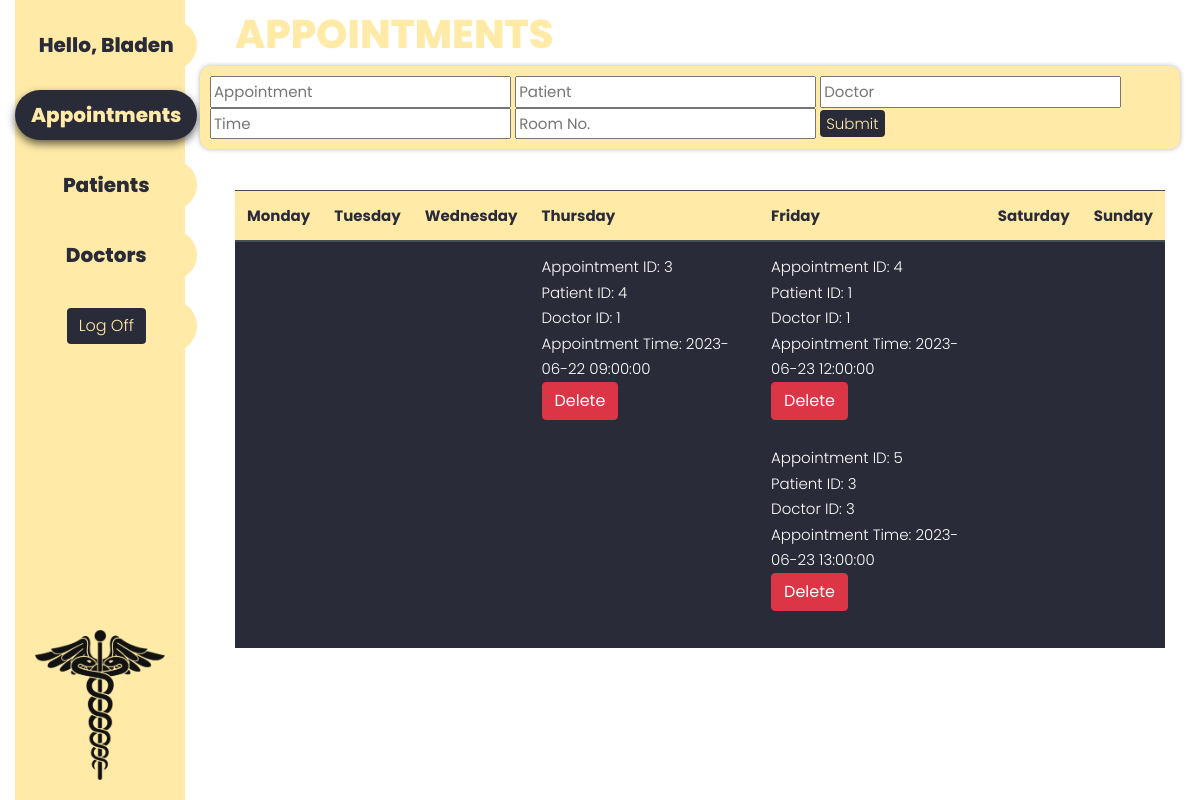
Screenshot of /dashboard.php (signed in) with the database file from the repository.
### tables this page shows
CREATE TABLE `appointments` (
  `appointment_id` int(255) NOT NULL,
  `patient_id` int(255) NOT NULL,
  `doctor_id` int(255) NOT NULL,
  `appointment_time` datetime NOT NULL,
  `room` varchar(255) NOT NULL
);

### calendar-read.php (the view, shortened to what this page needs)
<?php
include 'db.php';
$query = "SELECT appointment_id, patient_id, doctor_id, appointment_time, room FROM appointments";
$result = mysqli_query($conn, $query);
$appointmentsByDay = array(
    'Monday' => array(),
    'Tuesday' => array(),
    'Wednesday' => array(),
    'Thursday' => array(),
    'Friday' => array(),
    'Saturday' => array(),
    'Sunday' => array()
);
while ($row = mysqli_fetch_assoc($result)) {
    $appointmentId = $row['appointment_id'];
    $patientId = $row['patient_id'];
    $doctorId = $row['doctor_id'];
    $appointmentTime = $row['appointment_time'];
    $dayOfWeek = date('l', strtotime($appointmentTime));
    $appointmentsByDay[$dayOfWeek][] = array(
        'appointmentId' => $appointmentId,
        'patientId' => $patientId,
        'doctorId' => $doctorId,
        'appointmentTime' => $appointmentTime
    );
}
?>
<tr>
  <?php
  foreach ($appointmentsByDay as $day => $appointments) {
      echo "<td>";
      foreach ($appointments as $appointment) {
          echo "Appointment ID: " . $appointment['appointmentId'] . "<br>";
          echo "Patient ID: " . $appointment['patientId'] . "<br>";
          echo "Doctor ID: " . $appointment['doctorId'] . "<br>";
          echo "Appointment Time: " . $appointment['appointmentTime'] . "<br>";
          echo "<form action='appointment-delete.php' method='POST'>";
          echo "<button class='btn btn-danger' type='submit'>Delete</button>";
          echo "</form>";
          echo "<br>";
      }
      echo "</td>";
  }
  ?>
</tr>

### dashboard.php (shortened to what this page needs)
<?php
if (isset($_SESSION['name']) && isset($_SESSION['email'])) {
?>
<!DOCTYPE html>
<html lang="en">
<head>
  <link rel="stylesheet"
        href="https://maxcdn.bootstrapcdn.com/bootstrap/4.5.2/css/bootstrap.min.css">
  <link rel="stylesheet" href="https://cdn.jsdelivr.net/npm/@iconscout/unicons@4.0.8/css/line.min.css">
  <link rel="stylesheet"
        href="dashboard.css">
</head>
<body>
  <div class="container-fluid">
    <div class="row">
      <div class="col-md-2">
        <div class="vertical-nav">
          <nav class="nav nav-pills flex-column">
            <a class="nav-link">Hello, <?php echo $_SESSION['name']; ?></a>
            <a class="nav-link active" href="dashboard.php">Appointments</a>
            <a class="nav-link" href="patients.php">Patients</a>
            <a class="nav-link" href="doctors.php">Doctors</a>
            <a class="nav-link" href="logout.php"><button type="submit" class="btn button btn-primary">Log Off</button></a>
          </nav>
          <div class="logo">
            <img src="Img/61ae-mRACmL._SL1500_-PhotoRoom 2.png" alt="logo">
          </div>
        </div>
      </div>
      <div class="col-md-10">
          <h1>APPOINTMENTS</h1>
        <div id="form-container" class="form-container">
          <form action="appointment-create.php" method="POST">
            <input type="text" name="appointment_id" id="appointment_id" placeholder="Appointment">
            <input type="text" name="patient_id" id="patient_id" placeholder="Patient">
            <input type="text" name="doctor_id" id="doctor_id" placeholder="Doctor">
            <input type="text" name="appointment_time" id="appointment_time" placeholder="Time">
            <input type="text" name="room" id="room" placeholder="Room No.">
            <input type="submit" class="button btn-primary" value="Submit">
          </form>
        </div>
        <br>
        <div class="calendar">
          <h2 id="calendar-title">
          </h2>
          <div id="calendar">
            <table class="table appointment-table col-md-12 table-dark">
              <thead class="thead table-head">
                <tr class="justify-content-between">
                  <th>Monday</th>
                  <th>Tuesday</th>
                  <th>Wednesday</th>
                  <th>Thursday</th>
                  <th>Friday</th>
                  <th>Saturday</th>
                  <th>Sunday</th>
                </tr>
              </thead>
              <tbody>
                <?php include 'calendar-read.php'; ?>
              </tbody>
            </table>
          </div>
        </div>
      </div>
    </div>
  </div>
</body>
</html>
<?php
}else{
  header("location: index.php");
  exit();
}
?>

### dashboard.css (style rules this page uses)
body { font-family: 'Poppins', sans-serif; font-weight: 300; font-size: 15px; line-height: 1.7; color: #c4c3ca; background-image: url("Img/DV200_T2 Mountains.png"); background-position: center; background-repeat: no-repeat; background-size: cover; overflow-x: hidden; }
h1 { color: #FFEBA7; font-weight: 800; margin-top: 10px; max-width: 1200px; padding-left: 20px; }
.vertical-nav { width: 100%; background-color: #FFEBA7; color: #fff; height: 100vh; padding-top: 20px; font-size: 20px; font-weight: 800; display: flex; flex-direction: column; justify-content: space-between; }
.vertical-nav .nav-link { text-align: center; margin-bottom: 20px; padding: 8px 16px; color: #2A2B38; background-color: #FFEBA7; border-radius: 30px; }
.vertical-nav .nav-link.active { background-color: #2A2B38; color: #FFEBA7; box-shadow: 0 4px 8px rgba(0, 0, 0, 0.6); border-radius: 30px; }
.logo { display: flex; justify-content: center; align-items: flex-end; padding-bottom: 20px; }
.logo img { height: 150px; width: auto; display: block; }
.calendar { max-width: 1200px; margin: 0 auto; padding: 20px; }
#calendar-title { color: #FFEBA7; }
#calendar { max-width: 1200px; }
.form-container { position: absolute; right: 20px; background-color: #FFEBA7; padding: 10px; box-shadow: 0px 0px 5px rgba(0, 0, 0, 0.3); border-radius: 10px; }
table { margin-top: 40px; max-width: 1200px; color: #FFEBA7; }
thead { height: 20px; color: #2A2B38; background-color: #FFEBA7; }
tbody tr td { vertical-align: middle; background-color: #2A2B38; }
.button { font-family: 'Poppins', sans-serif; font-weight: 300; background-color: #2A2B38; border: none; color: #FFEBA7; border-radius: 4px; cursor: pointer; }

### rows the page displays
appointments: appointment_id "3", patient "4", doctor "1", appointment_time "2023-06-22 09:00:00"
appointments: appointment_id "4", patient "1", doctor "1", appointment_time "2023-06-23 12:00:00"
appointments: appointment_id "5", patient "3", doctor "3", appointment_time "2023-06-23 13:00:00"

### other values shown
$_SESSION['name'] "Bladen"
